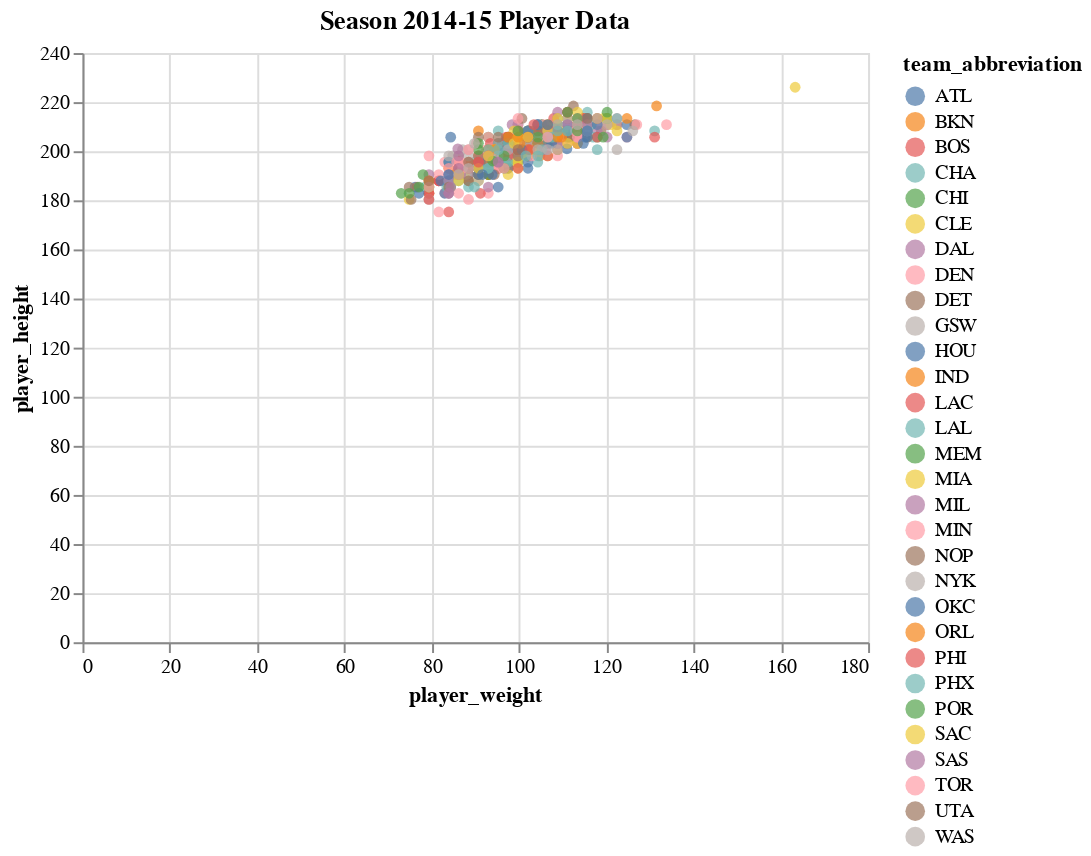

The cell this chart's notebook holds for it:
### Code cell
season14 =  pd.DataFrame()
season14 = all_seasons.copy()
season14 = season14[season14.season == '2014-15']


alt.Chart(season14, title = "Season 2014-15 Player Data").mark_circle(size=30).encode(
    x='player_weight',
    y='player_height',
    color='team_abbreviation',
    tooltip=['player_name', 'team_abbreviation', 'player_weight', 'player_height']
).interactive()

### Figure 1 — Vega-Lite specification as saved in the notebook (floating-point values rounded to 4 significant figures; data arrays with more than 128 entries replaced by an {"elided": "..."} marker saying what was removed)
{"config": {"view": {"continuousWidth": 400, "continuousHeight": 300}}, "data": {"name": "data-37d9af059af0b77f73706ded320687ef"}, "mark": {"type": "circle", "size": 30}, "encoding": {"color": {"type": "nominal", "field": "team_abbreviation"}, "tooltip": [{"type": "nominal", "field": "player_name"}, {"type": "nominal", "field": "team_abbreviation"}, {"type": "quantitative", "field": "player_weight"}, {"type": "quantitative", "field": "player_height"}], "x": {"type": "quantitative", "field": "player_weight"}, "y": {"type": "quantitative", "field": "player_height"}}, "selection": {"selector007": {"type": "interval", "bind": "scales", "encodings": ["x", "y"]}}, "title": "Season 2014-15 Player Data", "$schema": "https://vega.github.io/schema/vega-lite/v4.8.1.json", "datasets": {"data-37d9af059af0b77f73706ded320687ef": {"elided": "492 records"}}}
